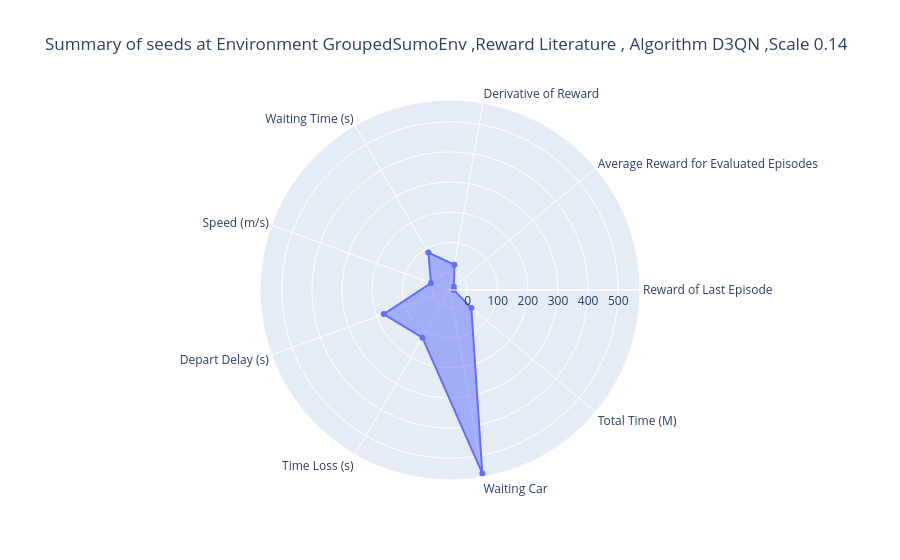
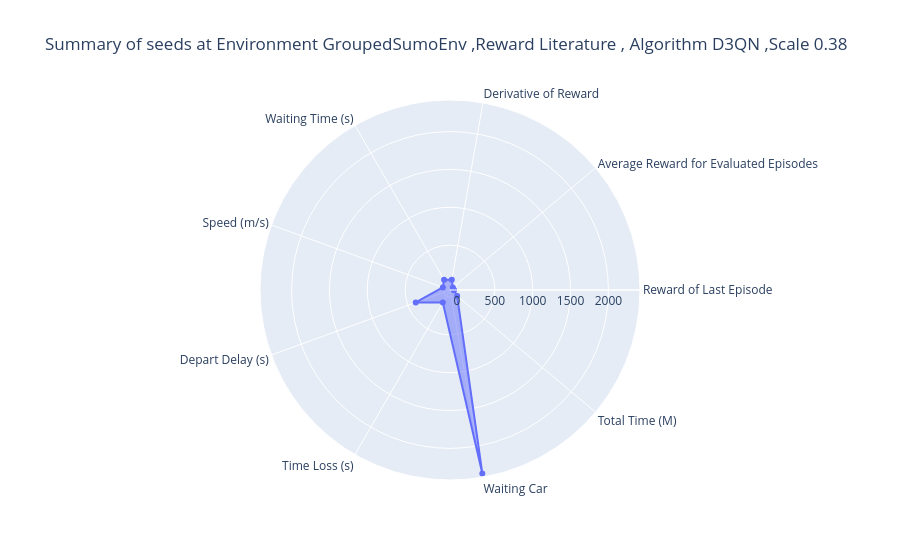
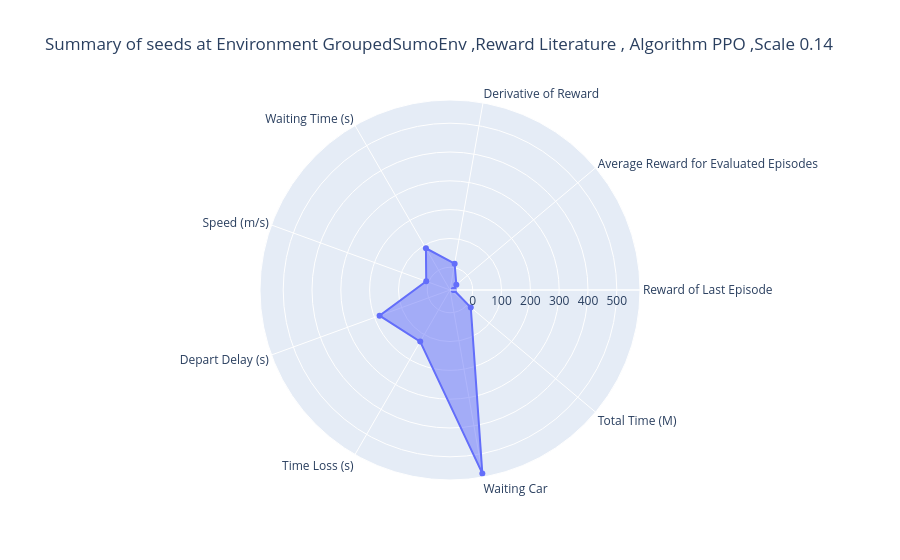
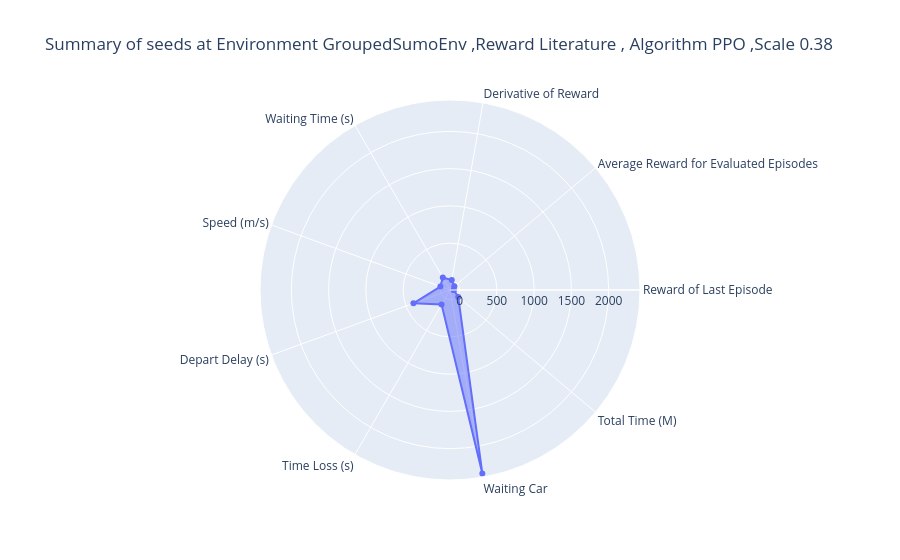

Notebook code for these charts, in order:
### Code cell
main_numeric_columns = [i for i in numeric_target_columns if i not in ['Episodes', 'Max Sumo Steps(s)', 'Traffic Scale', 'Seed',]]

for i in range(len(data_exp_i_seed_groubed)):
    row = data_exp_i_seed_groubed.iloc[i]
    title = f"Summary of seeds at Environment {row['Environment Type']} ,Reward {row['Reward']} , Algorithm {row['Algorithm']} ,Scale {row['Traffic Scale']}"
    fig = plot_spider_interactive(row[main_numeric_columns],title)
    #fig.write_html("chart.html")

### Figure 1 — Plotly figure (JSON) as saved in the notebook; plotly's stock layout.template omitted (floating-point values rounded to 4 significant figures)
{"data": [{"fill": "toself", "hovertemplate": "%{theta}: %{r:.2f}<extra></extra>", "name": "Summary of seeds at Environment GroupedSumoEnv ,Reward Literature , Algorithm D3QN ,Scale 0.14", "r": [-46.05, -41.83, 26.67, 84.98, 8.68, 175.4, 124.4, 559.8, 33.91, -46.05], "theta": ["Reward of Last Episode", "Average Reward for Evaluated Episodes", "Derivative of Reward", "Waiting Time (s)", "Speed (m/s)", "Depart Delay (s)", "Time Loss (s)", "Waiting Car", "Total Time (M)", "Reward of Last Episode"], "type": "scatterpolar"}], "layout": {"polar": {"radialaxis": {"visible": true}}, "showlegend": false, "title": {"text": "Summary of seeds at Environment GroupedSumoEnv ,Reward Literature , Algorithm D3QN ,Scale 0.14"}}}

### Figure 2 — Plotly figure (JSON) as saved in the notebook; plotly's stock layout.template omitted (floating-point values rounded to 4 significant figures)
{"data": [{"fill": "toself", "hovertemplate": "%{theta}: %{r:.2f}<extra></extra>", "name": "Summary of seeds at Environment GroupedSumoEnv ,Reward Literature , Algorithm D3QN ,Scale 0.38", "r": [-40.9, -43.53, 44.2, 63.81, 7.965, 388.4, 96.43, 2368.0, 30.77, -40.9], "theta": ["Reward of Last Episode", "Average Reward for Evaluated Episodes", "Derivative of Reward", "Waiting Time (s)", "Speed (m/s)", "Depart Delay (s)", "Time Loss (s)", "Waiting Car", "Total Time (M)", "Reward of Last Episode"], "type": "scatterpolar"}], "layout": {"polar": {"radialaxis": {"visible": true}}, "showlegend": false, "title": {"text": "Summary of seeds at Environment GroupedSumoEnv ,Reward Literature , Algorithm D3QN ,Scale 0.38"}}}

### Figure 3 — Plotly figure (JSON) as saved in the notebook; plotly's stock layout.template omitted (floating-point values rounded to 4 significant figures)
{"data": [{"fill": "toself", "hovertemplate": "%{theta}: %{r:.2f}<extra></extra>", "name": "Summary of seeds at Environment GroupedSumoEnv ,Reward Literature , Algorithm PPO ,Scale 0.14", "r": [-65.9, -50.26, 13.88, 88.24, 8.875, 181.2, 127.8, 567.5, 15.25, -65.9], "theta": ["Reward of Last Episode", "Average Reward for Evaluated Episodes", "Derivative of Reward", "Waiting Time (s)", "Speed (m/s)", "Depart Delay (s)", "Time Loss (s)", "Waiting Car", "Total Time (M)", "Reward of Last Episode"], "type": "scatterpolar"}], "layout": {"polar": {"radialaxis": {"visible": true}}, "showlegend": false, "title": {"text": "Summary of seeds at Environment GroupedSumoEnv ,Reward Literature , Algorithm PPO ,Scale 0.14"}}}

### Figure 4 — Plotly figure (JSON) as saved in the notebook; plotly's stock layout.template omitted (floating-point values rounded to 4 significant figures)
{"data": [{"fill": "toself", "hovertemplate": "%{theta}: %{r:.2f}<extra></extra>", "name": "Summary of seeds at Environment GroupedSumoEnv ,Reward Literature , Algorithm PPO ,Scale 0.38", "r": [-79.12, -53.52, 6.95, 64.19, 8.098, 392.9, 96.56, 2370.0, 14.91, -79.12], "theta": ["Reward of Last Episode", "Average Reward for Evaluated Episodes", "Derivative of Reward", "Waiting Time (s)", "Speed (m/s)", "Depart Delay (s)", "Time Loss (s)", "Waiting Car", "Total Time (M)", "Reward of Last Episode"], "type": "scatterpolar"}], "layout": {"polar": {"radialaxis": {"visible": true}}, "showlegend": false, "title": {"text": "Summary of seeds at Environment GroupedSumoEnv ,Reward Literature , Algorithm PPO ,Scale 0.38"}}}
